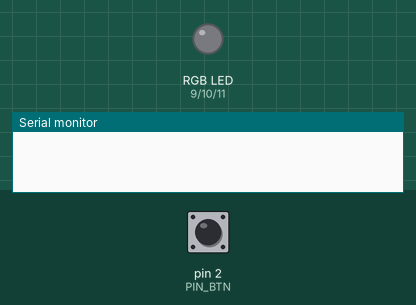
Simulated run of this program. Board: Arduino Nano, built with avr-gcc and run on an emulated ATmega328P. On the bench: an RGB LED mixed from three pins (HIGH = lit), the last lines printed to the serial monitor. Inputs (shaded band) come from the test bench; at power-on: pin 2 (PIN_BTN) HIGH.

Above: at 1.2 s.
1.3 s: pin 2 (PIN_BTN) pulled LOW for 0.15 s
At 1.9 s:
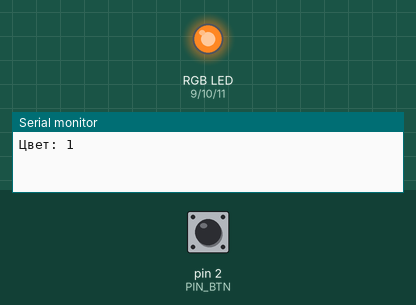
2.9 s: pin 2 (PIN_BTN) pulled LOW for 1 s
At 4.2 s:
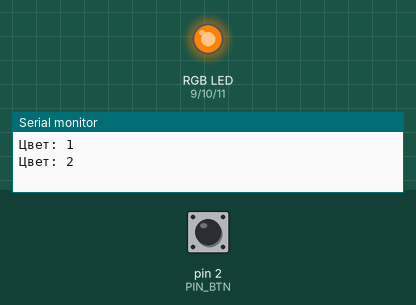
5.4 s: pin 2 (PIN_BTN) pulled LOW for 0.15 s
At 6.6 s:
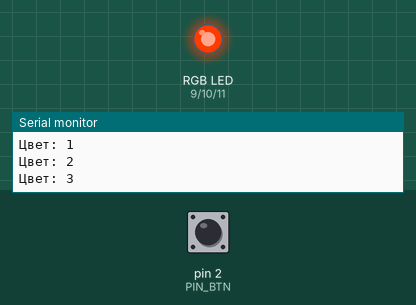
7.0 s: pin 2 (PIN_BTN) pulled LOW for 3.2 s
At 8.1 s:
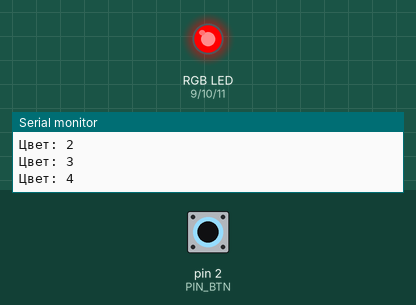
11.7 s: pin 2 (PIN_BTN) pulled LOW for 0.15 s
At 12.2 s:
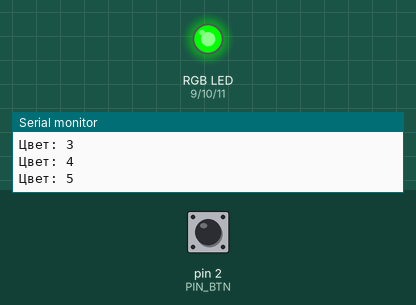
Timing chart, 0 to 23.2 s (numbered marks = the images above; inputs shaded):
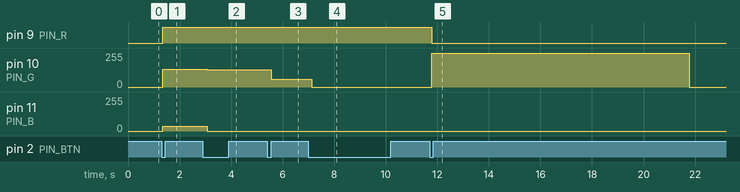

The program:

main.cpp
```cpp
#include "Arduino.h"
// RGB-лента 12 В + Arduino Nano + MOSFET-модули
// После подачи питания лента выключена.
// Каждое нажатие кнопки - следующий цвет на полной яркости на ON_TIME (10 с),
// затем лента гаснет. Нажатие во время свечения - сразу следующий цвет,
// и отсчёт 10 секунд начинается заново.
// Порядок: белый -> жёлтый -> оранжевый -> красный -> зелёный -> (снова белый)

// ================== НАСТРОЙКИ ==================
// Как подключена кнопка (оставьте ОДНУ строку):
#define BTN_TO_GND        // кнопка между D2 и GND, без резистора (INPUT_PULLUP)
// #define BTN_TO_5V      // кнопка между D2 и +5V, резистор 10 кОм от D2 на GND

// Пины ШИМ. Если D9, D10, D11 сгорели - используем D3, D5, D6.
// На новой Nano можно вернуть 9, 10, 11.
#define PIN_R      9      // MOSFET красного канала
#define PIN_G      10      // MOSFET зелёного канала
#define PIN_B      11     // MOSFET синего канала
#define PIN_BTN    2      // кнопка

#define ON_TIME    10000  // сколько горит цвет после нажатия, мс (10 секунд)
#define FILTER_MS  20     // фильтр помех кнопки: сколько мс "перевеса" нужно для срабатывания
// ===============================================

#ifdef BTN_TO_GND
  #define BTN_PRESSED LOW
  #define BTN_MODE    INPUT_PULLUP
#else
  #define BTN_PRESSED HIGH
  #define BTN_MODE    INPUT
#endif

// ---- Цвета (R, G, B: 0..255) ----
struct Color { byte r, g, b; };
const Color colors[] = {
  {255, 135,  35},   // белый, очень тёплый
  {255, 130,   0},   // жёлтый (если зеленит - уменьшите второе число)
  {255,  60,   0},   // оранжевый (если желтит - уменьшите второе число)
  {255,   0,   0},   // красный
  {  0, 255,   0},   // зелёный
};
const byte NUM = sizeof(colors) / sizeof(colors[0]);

void handleButton();
void handleTimer();
void show();
void ledOff();

int  idx = -1;              // -1: ещё ни один цвет не включали (первое нажатие - белый)
bool isOn = false;          // горит ли сейчас лента
unsigned long onStart = 0;  // когда включили текущий цвет

// Состояние кнопки (фильтр-накопитель)
int  btnCount = 0;                  // 0 = точно отпущена, FILTER_MS = точно нажата
bool btnState = false;              // принятое состояние: true = нажата
unsigned long lastSample = 0;

void setup()
{
  Serial.begin(9600);
  pinMode(PIN_R, OUTPUT);
  pinMode(PIN_G, OUTPUT);
  pinMode(PIN_B, OUTPUT);
  pinMode(PIN_BTN, BTN_MODE);
  ledOff();                 // при старте лента выключена
}

void loop()
{
  handleButton();
  handleTimer();
}

// ---------- Кнопка: каждое нажатие - следующий цвет ----------
// Фильтр-накопитель: раз в 1 мс читаем кнопку. "Нажата" - счётчик +1, "отпущена" - счётчик -1.
// Состояние меняется, только когда счётчик дошёл до края.
// Отдельные всплески помех от включённой ленты лишь немного сдвигают счётчик
// и не мешают распознать настоящее нажатие.
void handleButton()
{
  unsigned long now = millis();
  if (now == lastSample) return;    // опрос раз в 1 мс
  lastSample = now;

  bool pressedNow = (digitalRead(PIN_BTN) == BTN_PRESSED);

  if (pressedNow) { if (btnCount < FILTER_MS) btnCount++; }
  else            { if (btnCount > 0)         btnCount--; }

  if (!btnState && btnCount >= FILTER_MS)   // уверенно нажата
  {
    btnState = true;
    idx = (idx + 1) % NUM;
    show();
    isOn = true;
    onStart = now;                  // отсчёт 10 секунд заново
    Serial.print("Цвет: ");
    Serial.println(idx + 1);
  }
  else if (btnState && btnCount == 0)       // уверенно отпущена
  {
    btnState = false;
  }
}

// ---------- Таймер: через ON_TIME гасим ленту ----------
void handleTimer()
{
  if (isOn && millis() - onStart >= ON_TIME)
  {
    ledOff();
    isOn = false;
    Serial.println("Выключено (прошло 10 секунд)");
  }
}

// ---------- Вывод цвета (полная яркость из таблицы) ----------
void show()
{
  analogWrite(PIN_R, colors[idx].r);
  analogWrite(PIN_G, colors[idx].g);
  analogWrite(PIN_B, colors[idx].b);
}

void ledOff()
{
  analogWrite(PIN_R, 0);
  analogWrite(PIN_G, 0);
  analogWrite(PIN_B, 0);
}
```

Measured:
- after the input at 1.3 s, pin 9 (PIN_R): LOW → HIGH at once; pin 10 (PIN_G): 0/255 → 135/255 at once; pin 11 (PIN_B): 0/255 → 35/255 at once
- after the input at 2.9 s, pin 10 (PIN_G): 135/255 → 130/255 after 0.17 s; pin 11 (PIN_B): 35/255 → 0/255 after 0.17 s
- after the input at 5.4 s, pin 10 (PIN_G): 130/255 → 60/255 after 0.15 s
- after the input at 7.0 s, pin 10 (PIN_G): 60/255 → 0/255 after 0.13 s
- after the input at 11.7 s, pin 9 (PIN_R): HIGH → LOW after 0.08 s instead of 5.4 s; pin 10 (PIN_G): 0/255 → 255/255 after 0.08 s, → 0/255 10.0 s later
